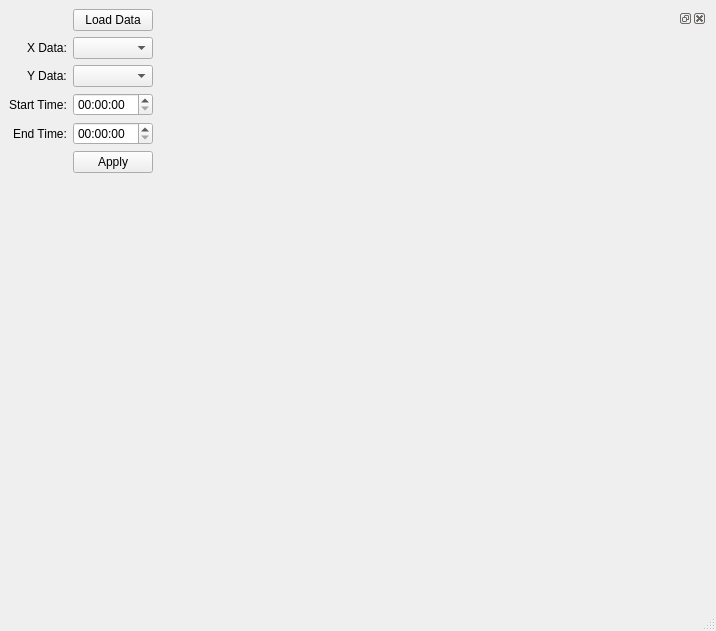
<?xml version="1.0" encoding="UTF-8"?>
<ui version="4.0">
 <class>MainWindow</class>
 <widget class="QMainWindow" name="MainWindow">
  <property name="geometry">
   <rect>
    <x>0</x>
    <y>0</y>
    <width>716</width>
    <height>631</height>
   </rect>
  </property>
  <property name="windowTitle">
   <string>MainWindow</string>
  </property>
  <widget class="QWidget" name="centralwidget">
   <layout class="QHBoxLayout" name="horizontalLayout">
    <item>
     <layout class="QFormLayout" name="formLayout">
      <property name="fieldGrowthPolicy">
       <enum>QFormLayout::AllNonFixedFieldsGrow</enum>
      </property>
      <property name="labelAlignment">
       <set>Qt::AlignRight|Qt::AlignTrailing|Qt::AlignVCenter</set>
      </property>
      <item row="1" column="0">
       <widget class="QLabel" name="label">
        <property name="text">
         <string>X Data:</string>
        </property>
       </widget>
      </item>
      <item row="1" column="1">
       <widget class="QComboBox" name="comboBox"/>
      </item>
      <item row="2" column="0">
       <widget class="QLabel" name="label_2">
        <property name="text">
         <string>Y Data:</string>
        </property>
       </widget>
      </item>
      <item row="2" column="1">
       <widget class="QComboBox" name="comboBox_2"/>
      </item>
      <item row="3" column="0">
       <widget class="QLabel" name="label_3">
        <property name="text">
         <string>Start Time:</string>
        </property>
       </widget>
      </item>
      <item row="3" column="1">
       <widget class="QTimeEdit" name="timeEdit"/>
      </item>
      <item row="4" column="0">
       <widget class="QLabel" name="label_4">
        <property name="text">
         <string>End Time:</string>
        </property>
       </widget>
      </item>
      <item row="4" column="1">
       <widget class="QTimeEdit" name="timeEdit_2"/>
      </item>
      <item row="5" column="1">
       <widget class="QPushButton" name="pushButton">
        <property name="text">
         <string>Apply</string>
        </property>
       </widget>
      </item>
      <item row="0" column="1">
       <widget class="QPushButton" name="pushButton_2">
        <property name="text">
         <string>Load Data</string>
        </property>
       </widget>
      </item>
     </layout>
    </item>
    <item>
     <spacer name="verticalSpacer">
      <property name="orientation">
       <enum>Qt::Vertical</enum>
      </property>
      <property name="sizeHint" stdset="0">
       <size>
        <width>20</width>
        <height>40</height>
       </size>
      </property>
     </spacer>
    </item>
    <item>
     <layout class="QVBoxLayout" name="verticalLayout">
      <item>
       <widget class="QDockWidget" name="dockWidget">
        <widget class="QWidget" name="dockWidgetContents"/>
       </widget>
      </item>
     </layout>
    </item>
   </layout>
  </widget>
  <widget class="QMenuBar" name="menubar">
   <property name="geometry">
    <rect>
     <x>0</x>
     <y>0</y>
     <width>716</width>
     <height>21</height>
    </rect>
   </property>
  </widget>
  <widget class="QStatusBar" name="statusbar"/>
 </widget>
 <resources/>
 <connections/>
</ui>
